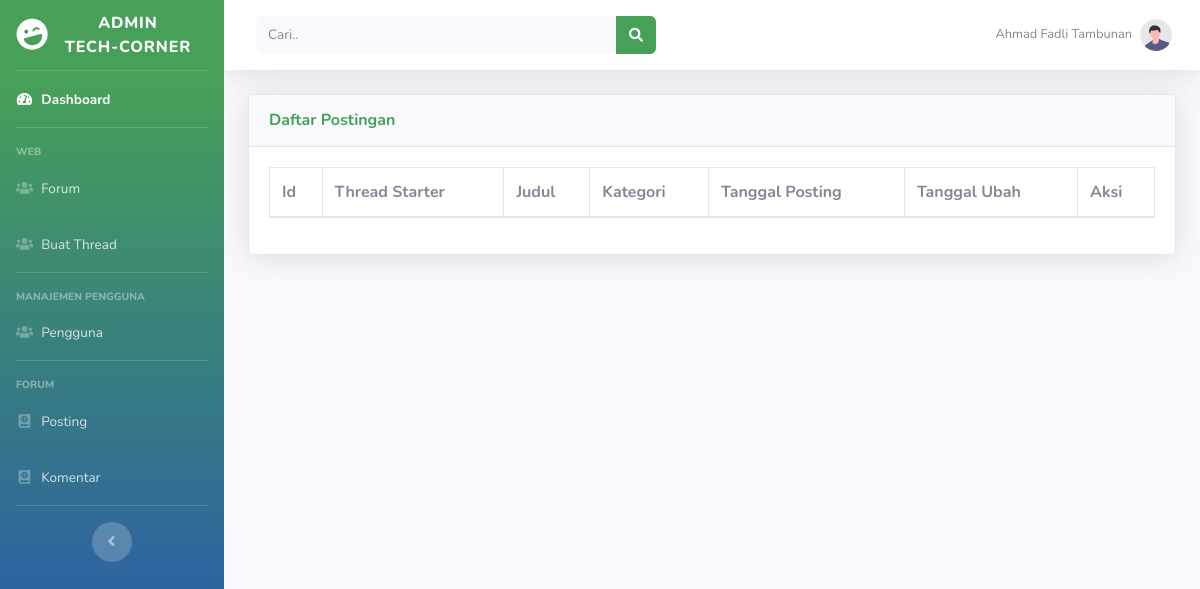
The page /admin/posting.php (signed in) on the database as committed earlier.
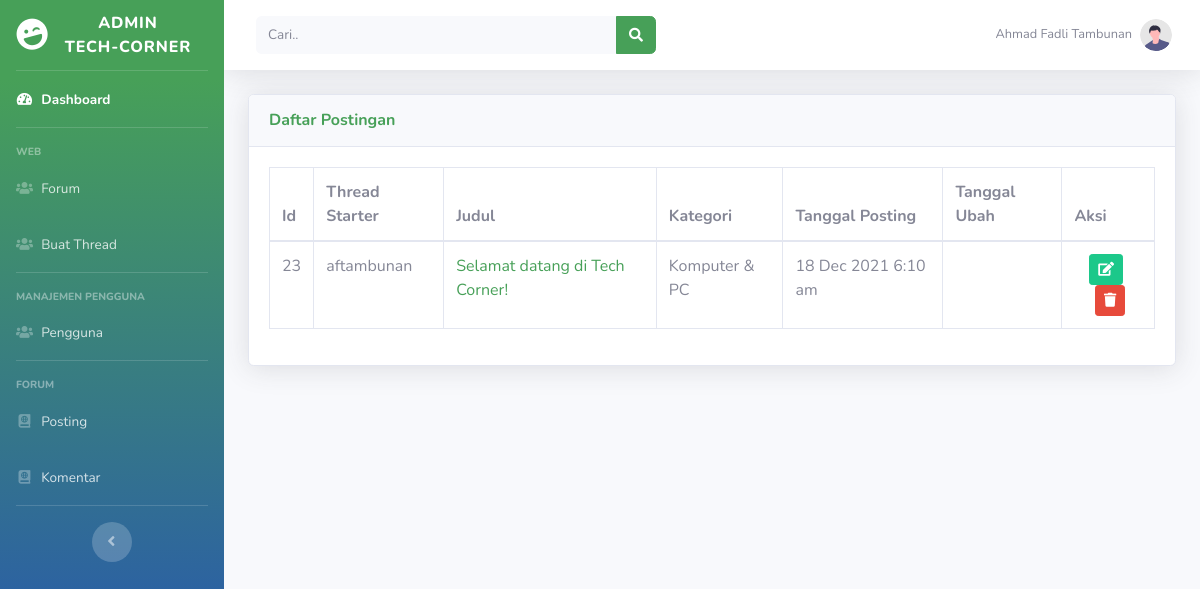
The same page on the database as committed later.
### tables this page shows
CREATE TABLE `posting` (
  `id_thread` int(50) NOT NULL,
  `user_id` int(50) NOT NULL,
  `judul` varchar(50) NOT NULL,
  `konten` text NOT NULL,
  `kategori` varchar(50) NOT NULL,
  `thumb` varchar(50) NOT NULL,
  `tanggal_posting` timestamp NOT NULL DEFAULT current_timestamp(),
  `diubah` varchar(20) DEFAULT NULL
);

CREATE TABLE `users` (
  `id_user` int(11) NOT NULL,
  `username` varchar(50) NOT NULL,
  `email` varchar(100) NOT NULL,
  `password` varchar(100) NOT NULL,
  `name` varchar(100) NOT NULL,
  `foto` varchar(50) NOT NULL,
  `level` varchar(20) NOT NULL,
  `vkey` varchar(200) NOT NULL,
  `verified` enum('0','1') NOT NULL DEFAULT '0' COMMENT '0 = not verified\r\n1 = verified\r\n',
  `created_at` timestamp(6) NOT NULL DEFAULT current_timestamp(6)
);

### admin/posting.php (the view, shortened to what this page needs)
<?php
include ("layout/header.php");
include ("../_config/connect.php");
?>
<div class="container-fluid">
    <div class="row">
        <div class="col-xl-12 col-lg-12">
            <div class="card shadow mb-4">
                <div
                    class="card-header py-3 d-flex flex-row align-items-center justify-content-between">
                    <h6 class="m-0 font-weight-bold text-primary">Daftar Postingan</h6>
                </div>
                <div class="card-body">
                <?php
                    $query = "SELECT * FROM posting";
                    $result= mysqli_query($conn, $query);
                    ?>
                    <div class="table-responsive">
                        <table class = 'table table-bordered' id="adminTable">
                            <thead>
                                <tr>
                                    <th>Id</th>
                                    <th>Thread Starter</th>
                                    <th>Judul</th>
                                    <th>Kategori</th>
                                    <th>Tanggal Posting</th>
                                    <th>Tanggal Ubah</th>
                                    <th>Aksi</th>
                                </tr>
                            </thead>
                            <tbody>
                    <?php
                    foreach ($result as $data) {
                    ?>
                               <tr>
                                    <td><?= $data['id_thread']; ?></td>
                                    <?php
                                        $resUname = mysqli_query($conn, "SELECT username FROM users WHERE id_user = ".$data['user_id']." LIMIT 1;" );
                                        $dataUname = mysqli_fetch_assoc($resUname);
                                    ?>
                                    <td><?= $dataUname['username']; ?></t>
                                    <td><a href="../forum/view.php?thread=<?= $data['id_thread']; ?>"><?= $data['judul']; ?></a></td>
                                    <td><?= $data['kategori']; ?></td>
                                    <td><?= date('d M Y g:i a', strtotime($data['tanggal_posting'])); ?></td>
                                    <td><?= $data['diubah']; ?></td>
                                    <td >
                                        <div class="text-center">
                                            <a href="#" class="btn btn-success btn-sm mr-1"><i class="fa fa-edit"></i></a>
                                            <a href="#" class="btn btn-danger btn-sm ml-1" onclick="return confirm ('Anda Yakin Mau Menghapus Data?');"><i class="fa fa-trash"></i></a>
                                        </div>
                                    </td>
                                </tr>
                    <?php } ?>
                            </tbody>
                        </table>
                    </div>
            </div>
        </div>
    </div>
</div>
<?php
include ("layout/footer.php");
?>

Rows that differ between the two databases and show on the page:
added posting: id_thread "23", user.username "aftambunan", judul "Selamat datang di Tech Corner!", kategori "Komputer & PC", tanggal_posting "18 Dec 2021 6:10 am"
